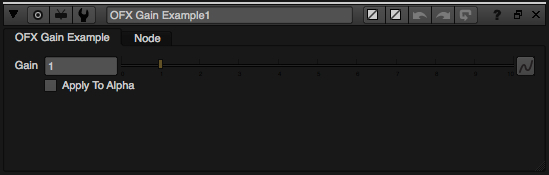
//> input picture Plug-ins/OxfSupport/openfx-gmic/openfx/Documentation/sources/Guide/Pics/GainControlPanelNuke.jpg, 549 x 175 px
$ ./main ../../../Plug-ins/OxfSupport/openfx-gmic/openfx/Documentation/sources/Guide/Pics/GainControlPanelNuke.jpg ../../../Plug-ins/OxfSupport/openfx-gmic/openfx/Documentation/sources/Guide/Pics/SaturationNuke.jpg ../../../Plug-ins/OxfSupport/openfx-gmic/openfx/Documentation/sources/Guide/Pics/SaturationNuke.jpg ../../../Plug-ins/OxfSupport/openfx-gmic/openfx/Documentation/sources/Guide/Pics/SaturationNuke.jpg ../../../Plug-ins/OxfSupport/openfx-gmic/openfx/Documentation/sources/Guide/Pics/SaturationNuke.jpg   (built with g++ and OpenCV 4, the #if around main switched on)
//> lines starting //> are read from the running program, lines starting //| are printed output that depends on the picture
#include "defineall.h"
#define LIB_INTERFACE 1
// Disable to measure the PSNR or the SSIM measure

#ifdef VERBOSE
#define DISPLAY 1
#else
#define DISPLAY 0
#endif

#define MESURES 1

//double* G_globalSimilarity = NULL;
//int G_initSim = 0;

int patchMatchInpaint(cv::Mat &matImage, cv::Mat &matMask, cv::Mat &matOutImage)
{
    clock_t tic, toc;
    float cpu_time;     /* Total CPU time in minutes */


    cv::Mat ori_image = matImage;
    //cv::cvtColor(matImage, ori_image, cv::COLOR_RGBA2RGB);

    cv::Mat mask_image = matMask;
    if ((ori_image.empty()) || (mask_image.empty())) return 1;

    IplImage ori_ipl_img_data = cvIplImage(ori_image); //IplImage(ori_image);
    IplImage *ori_ipl_img = &ori_ipl_img_data;

    assert(ori_image.rows == mask_image.rows && ori_image.cols == mask_image.cols);
    int height = ori_image.rows, width = ori_image.cols;

    // generate mask array from mask image
    int channels = mask_image.channels();
    int step = mask_image.cols / sizeof(uchar);
    int ** mask = (int **)calloc(int(height), sizeof(int*));
    for (int i = 0; i < height; i++)
        mask[i] = (int *)calloc(int(width), sizeof(int));

    printf("----------------------------------------------------------------------\n");
    printf("\n");
    printf("Computing, please wait, this operation may take several minutes...\n");

    uchar* data = (uchar *)mask_image.data;
    //Timer: tic, toc
    tic = clock();
    for (int i = 0; i < height; ++i)
        for (int j = 0; j < width; ++j)
            if (data[i*step + j*channels] == 255)
                mask[i][j] = 1;

    Inpaint_P inp = initInpaint();
    IplImage * output_ipl_img = inpaint(inp, ori_ipl_img, (int**)mask, 2);
    if (output_ipl_img == NULL) return 1;
    cv::Mat output_image = cv::cvarrToMat(output_ipl_img);

    output_image.copyTo(matOutImage);
    cvReleaseImage(&output_ipl_img);

    freeInpaintingPyramid(inp);

    toc = clock();
    cpu_time = float((toc - tic) / CLOCKS_PER_SEC);

    //*time_total += cpu_time;

    int seconds;
    int time = (int)(cpu_time / 60);
    seconds = int(cpu_time - time * 60);

    printf("The CPU time is %i minutes and %i seconds ", time, seconds);

    //free memory
    cvReleaseImage(& output_ipl_img);
    for (int i = 0; i < height; ++i)
        free(mask[i]);
    free(mask);

    return 0;
}
#ifndef LIB_INTERFACE
int process(const char *image_path, const char *mask_path, const char *output_path, double *psnr_total, double *ssim_total, double *time_total)
{
    clock_t tic, toc;
    float cpu_time;     /* Total CPU time in minutes */

    // set random seed
    srand((unsigned)time(0));

    //Put your file name here
    std::string input_image_path = image_path;
    std::string input_mask_path = mask_path;
    std::string output_image_path = output_path;

    cv::Mat ori_image = cv::imread(input_image_path, cv::IMREAD_COLOR);
//> ori_image is the input picture: 175 rows x 549 cols, CV_8UC3; mean B, G, R 33.5, 33.5, 33.4
    cv::Mat mask_image = cv::imread(input_mask_path, cv::IMREAD_GRAYSCALE);
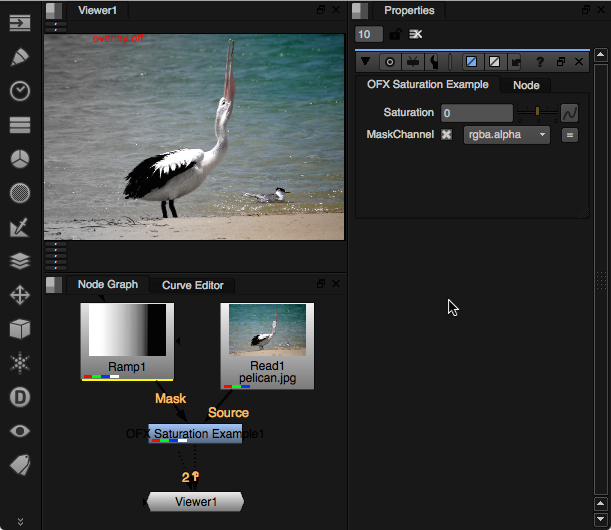
//> input picture Plug-ins/OxfSupport/openfx-gmic/openfx/Documentation/sources/Guide/Pics/SaturationNuke.jpg, 611 x 530 px
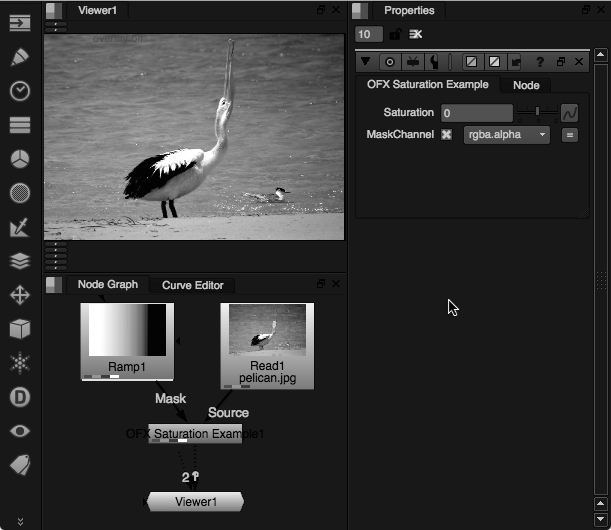
//> mask_image: 530 rows x 611 cols, CV_8UC1; min 2, max 255, mean 54

    cv::Mat output_image;
    patchMatchInpaint(ori_image, mask_image, output_image);
    // [43 lines of commented-out code are left out]
    if (!cv::imwrite(output_image_path, output_image))
        printf("/!\\/!\\/!\\/!\\/!\\/!\\Could not save the resultant image. Check the path of saving.../!\\/!\\/!\\/!\\/!\\/!\\\n");

    /*---------------------------------------------- Quality Mesure ----------------------------------------------*/
    // It will be useful so far to measure the quality of the recontructed areas against the original ones
/*
#if MESURES
    double ssim;
    double psnr;

    psnr = PSNR(ori_ipl_img, output_ipl_img);
    ssim = SSIM(ori_ipl_img, output_ipl_img);

    *psnr_total += psnr;
    *ssim_total += ssim;

    printf("Quality mesures: \n");

    printf("--> PSNR=%f dB\n", psnr);
    printf("--> SSIM= %f \n", ssim);
#endif
 */
    /*------------------------------------------------------------------------------------------------------------*/
    printf("DONE\n");
    printf("\n");
    printf("The result is saved in: %s\n", output_image_path.c_str());
 // [23 lines of commented-out code are left out]

    return 0;
}


int main(int argc, char** argv)
{

    if ((argc != 4) && (argc != 6))
    {
        printf("Usage:\n");
        printf("log mode: %s [image_path] [mask_path] [output_path] [log_path] [misc]\n", argv[0]);
        printf("simple  : %s [image] [mask] [output]\n", argv[0]);
        exit(1);
    }

    double psnr_total = 0.0;
    double ssim_total = 0.0;
    double time_total = 0.0;

//> (the run ends here: the program stops with an error, at `assert(ori_image.rows == mask_image.rows && ori_image.cols == mask_ima..`)
